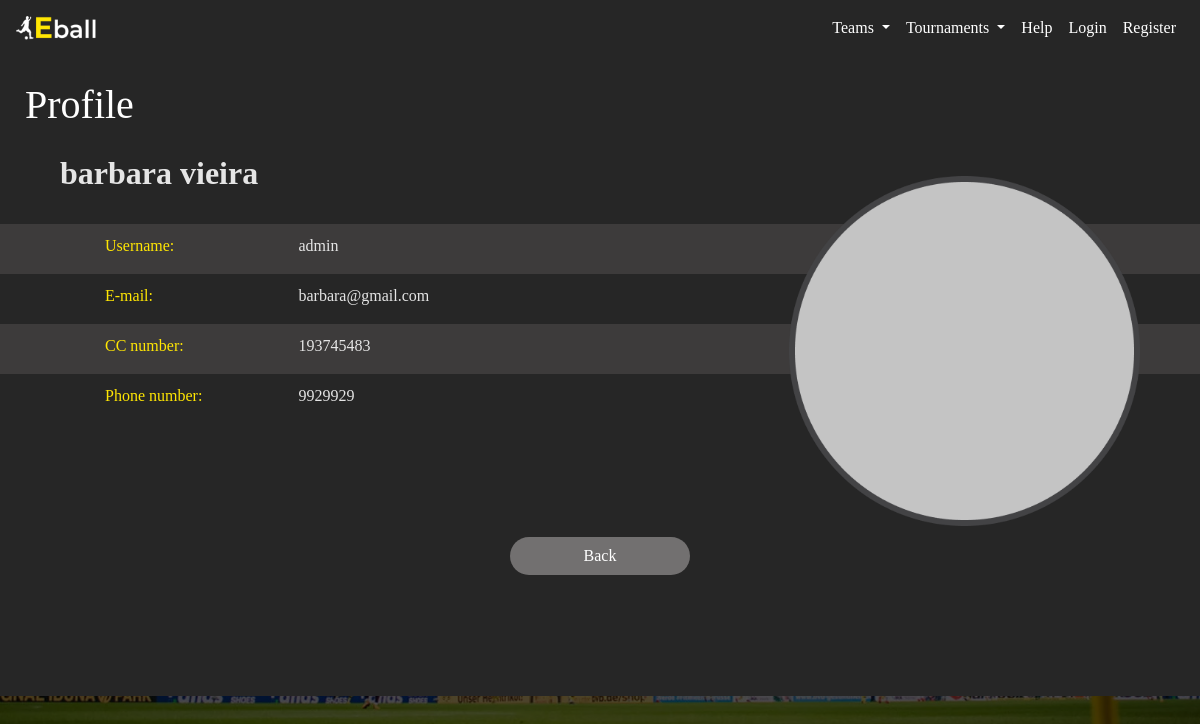
Page /profile/admin on the earlier database version.
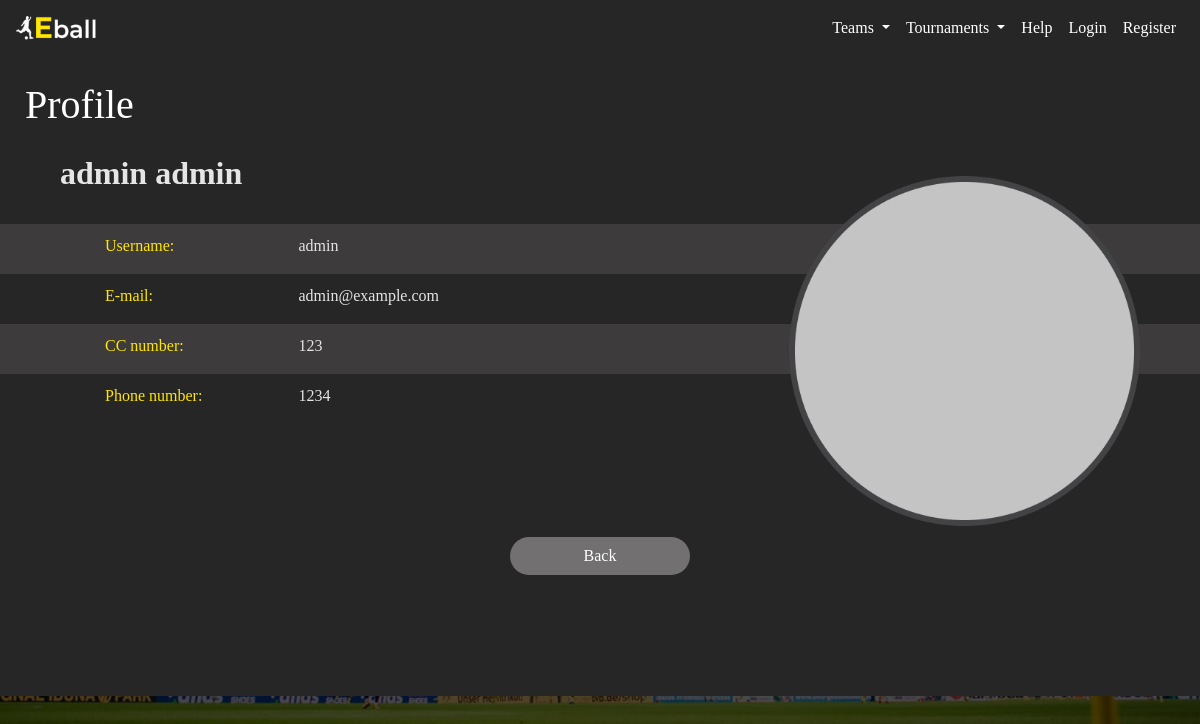
Same page on the later database version.
### appEball/models.py (models this page shows, shortened)
class CustomUser(AbstractUser):
    email = models.EmailField(max_length=255, unique=True, blank=False)
    firstName = models.CharField(max_length=100, blank=False)
    lastName = models.CharField(max_length=100, blank=False)
    ccNumber = models.IntegerField(unique=True, blank=False)
    phoneNumber = models.IntegerField(unique=True, blank=False)
    profileImg = models.ImageField(upload_to="images")
    isAccepted = models.BooleanField(default=False)
    isTournamentManager = models.BooleanField(default=False)
    isCaptain = models.BooleanField(default=False)
    USERNAME_FIELD = 'email'
    REQUIRED_FIELDS = ['username', 'firstName', 'lastName', 'ccNumber', 'phoneNumber']
    class Meta:
        db_table = 'User'
        verbose_name = 'User'
        verbose_name_plural = 'Users'
        ordering = ["-username"]

### appEball/views.py (the view)
# urls.py: path('profile/<str:username>', views.user_profile, name='userProfile'),
def user_profile(request, username):
	requestedUser = CustomUser.objects.get(username=username)
	return render(request, 'appEball/user_profile.html', {'requestedUser':requestedUser})

### appEball/templates/appEball/user_profile.html
{% extends 'appEball/base_with_grey_background.html' %}
{% load static %}
{% block css %}
    <link rel="stylesheet" type="text/css" href="{% static 'appEball/css/user_profile.css' %}">
{% endblock %}
{% block title %}
    Profile
{% endblock %}
{% block content2 %}
	<h2 id="userTitle"><strong>{{ requestedUser.firstName }} {{ requestedUser.lastName }}</strong></h2>
	<div class="content" id="profileContent">
		<div class="col" id="profileCol">
			<div class="row" id="row1">
				<div class="col-sm-2">
					<p class="userLabel line">Username:</p>
				</div>
				<div class="col">
					<p class="userInfo line">{{ requestedUser.username }}</p>
				</div>
			</div>
			<div class="row" id="row2">
				<div class="col-sm-2">
					<p class="userLabel line">E-mail:</p>
				</div>
				<div class="col">
					<p class="userInfo line">{{ requestedUser.email }}</p>
				</div>
			</div>
			<div class="row"  id="row1">
				<div class="col-sm-2">
					<p class="userLabel line">CC number:</p>
				</div>
				<div class="col">
					<p class="userInfo line">{{ requestedUser.ccNumber }}</p>
				</div>
			</div>
			<div class="row" id="row2">
				<div class="col-sm-2">
					<p class="userLabel line">Phone number:</p>
				</div>
				<div class="col">
					<p class="userInfo line">{{ requestedUser.phoneNumber }}</p>
				</div>
			</div>
			{% if user == requestedUser %}
				<div class="row" id="row1">
					<div class="col-sm-2">
						<p class="userLabel line">Next match:</p>
					</div>
					<div class="col">
						<p class="userInfo line"></p>
					</div>
				</div>
				<div class="row">
					<div class="col" align='right'>
						<a class="btn rounded-pill btn-block" href="{% url 'appEball:editUserProfile' user.username %}">Edit Profile</a>
					</div>
					<div class="col" align='left'>
						<a class="btn rounded-pill btn-block" href={{request.META.HTTP_REFERER}}>Back</a>
					</div>
				</div>
			{% else %}
				<div class="row" id="row2">
				</div>
				<div class="row">
					<div class="col" align='center'>
						<a class="btn rounded-pill" href={{request.META.HTTP_REFERER}}>Back</a>
					</div>
				</div>
			{% endif %}
		</div>
		<div class="col" id="colImg" align="right">
			<a href="">
				{% if requestedUser.profileImg.url is not none %}
					<img src="{{ requestedUser.profileImg.url }}" height="350px" alt="">
				{% else %}
					<img src="{% static 'appEball/assets/photo1.png' %}" height="350px" alt="">
				{% endif %}
			</a>
		</div>
	</div>
{% endblock %}

### appEball/templates/appEball/base_with_grey_background.html (shortened to what this page needs)
{% extends 'appEball/base.html' %}
{% load static %}
{% block content %}
    <div class="card position-static" id="card1" style="background-color: #262626; border: none; height: 80%; border-radius: 0px; overflow-y: scroll; overflow-x: hidden;">
        <h1 style = "margin: 25px; color: white;">
            {% block title %}
            {% endblock %}
        </h1>
        {% block content2 %}
        {% endblock %}
    </div>
{% endblock %}

### appEball/templates/appEball/base.html (shortened to what this page needs)
{% load static %}
<html>
    <head>
        <link rel="stylesheet" href="https://stackpath.bootstrapcdn.com/bootstrap/4.3.1/css/bootstrap.min.css">        <link rel="stylesheet" href="{% static 'appEball/css/base.css' %}">
        {% block css %}
        {% endblock %}
    </head>
    <body>
        <nav class="navbar sticky-top navbar-expand-sm">
            <a class="navbar-brand" href="{% url 'appEball:home_page' %}">
                <img src="{% static 'appEball/assets/logo.png' %}" width="80px">
            </a>
            <ul class="navbar-nav ml-auto" id="navbarList">
                <li class="nav-item dropdown">
                    <a class="nav-link dropdown-toggle" href="#" id="teamsNav" role="button" data-toggle="dropdown" aria-haspopup="true" aria-expanded="false">
                        Teams
                    </a>
                </li>
                <li class="nav-item dropdown">
                    <a class="nav-link dropdown-toggle" href="#" id="tournamentsNav" role="button" data-toggle="dropdown" aria-haspopup="true" aria-expanded="false">
                        Tournaments
                    </a>
                </li>
                <li class="nav-item">
                    <a class="nav-link" href="{% url 'appEball:help' %}" id="helpNav">Help</a>
                </li>
                {% if user.is_authenticated %}
                    <li class="nav-item">
                        <a class="nav-link" href="{% url 'appEball:userProfile' user.username %}" id='profileNav'>MyProfile</a>
                    </li>
                    <li class="nav-item">
                        <a class="nav-link" href="{% url 'appEball:logout' %}">Logout</a>
                    </li>
                {% else %}
                    <li class="nav-item">
                        <a class="nav-link" href="{% url 'appEball:login' %}" id="loginNav">Login</a>
                    </li>
                    <li class="nav-item">
                        <a class="nav-link" href="{% url 'appEball:register' %}" id="registerNav">Register</a>
                    </li>
                {% endif %}
            </ul>
        </nav>
        {% block content %}
        {% endblock %}
    </body>
</html>

### appEball/static/appEball/css/base.css (style rules this page uses)
* { font-family: "lucidaSansRegular"; }
html { background-image: url("../assets/home_page.jpg"); background-color: #262626; background-blend-mode: overlay; height: 100%; background-position: center; background-repeat: no-repeat; background-size: cover; }
nav { background-color: #262626; }
.nav-link { color: #ffffff; }

### appEball/static/appEball/css/user_profile.css (style rules this page uses)
* { font-family: "lucidaSans"; }
html { overflow-x: hidden; }
body { background-color: transparent; }
#userTitle { margin-left: 5%; color: #E5E5E5; }
#profileCol { position: absolute; margin-top: 2%; }
.row { padding-top: 10px; padding-right: 60px; padding-left: 60px; text-align: justify; }
#row1 { height: 50px; background-color: #3D3B3B; }
#row2 { height: 50px; }
.userLabel { color: #FFE603; margin-left: 30px; }
.userInfo { color: #E5E5E5; margin-left: 5%; }
#colImg { position: absolute; z-index: 1; padding-right: 5%; margin-top: -2%; }
.btn { background-color: #727070; color: white; width: 180px; margin-top: 5%; z-index: 2; }

Differences in the rows shown:
changed CustomUser "admin": firstName "barbara" → "admin"; lastName "vieira" → "admin"; email "barbara@gmail.com" → "admin@example.com"; ccNumber "193745483" → "123"; phoneNumber "9929929" → "1234"
